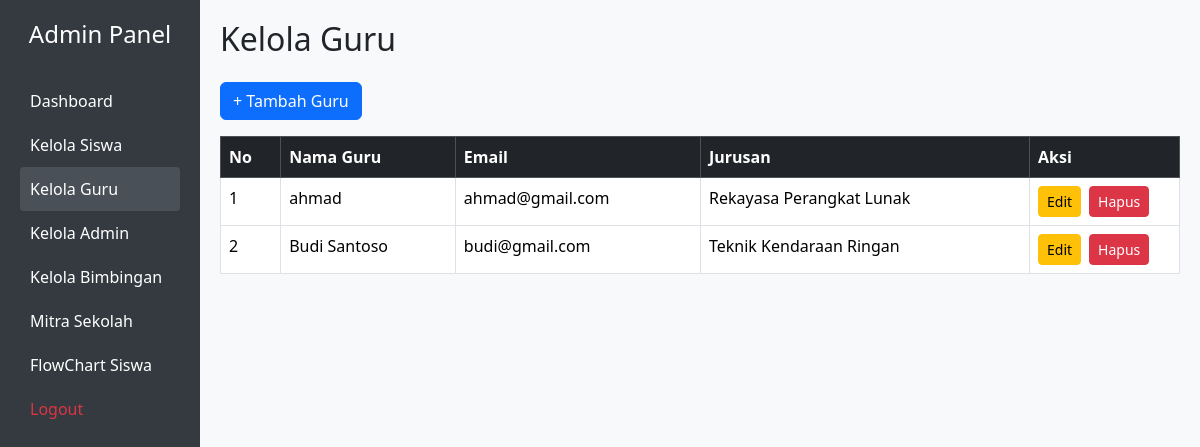
Page /admin/view/kelola_guru.php (signed in) on the committed database.
### tables this page shows
CREATE TABLE `dataguru` (
  `id_guru` int(11) NOT NULL,
  `nama_guru` varchar(100) DEFAULT NULL,
  `email` varchar(100) DEFAULT NULL,
  `password` varchar(255) DEFAULT NULL,
  `jurusan` varchar(255) DEFAULT NULL
);

### admin/view/kelola_guru.php (the view, shortened to what this page needs)
<?php
require_once dirname(__DIR__) . "/config/database.php";
$result = $koneksi->query("SELECT * FROM dataguru ORDER BY nama_guru ASC");
include "template/header.php";
?>
<h2 class="mb-4">Kelola Guru</h2>
<a href="tambah_guru.php" class="btn btn-primary mb-3">+ Tambah Guru</a>
<div class="table-responsive">
    <table class="table table-bordered table-hover">
        <thead class="table-dark">
            <tr>
                <th>No</th>
                <th>Nama Guru</th>
                <th>Email</th>
                <th>Jurusan</th>
                <th width="150px">Aksi</th>
            </tr>
        </thead>
        <tbody>
            <?php if ($result && $result->num_rows > 0): ?>
                <?php $no = 1; while ($row = $result->fetch_assoc()): ?>
                    <?php $idg = (int)$row['id_guru']; ?>
                    <tr>
                        <td><?php echo $no++; ?></td>
                        <td><?php echo htmlspecialchars($row['nama_guru']); ?></td>
                        <td><?php echo htmlspecialchars($row['email']); ?></td>
                        <td><?php echo htmlspecialchars($row['jurusan']); ?></td>
                        <td>
                            <div class="d-flex gap-2">
                                <a href="edit_guru.php?id=<?php echo $idg; ?>" class="btn btn-sm btn-warning">Edit</a>
                                <a href="../controller/HapusGuru.php?id=<?php echo $idg; ?>"
                                   class="btn btn-sm btn-danger"
                                   onclick="return confirm('Yakin hapus data ini?')">Hapus</a>
                            </div>
                        </td>
                    </tr>
                <?php endwhile; ?>
            <?php else: ?>
                <tr>
                    <td colspan="5" class="text-center">Tidak ada data guru.</td>
                </tr>
            <?php endif; ?>
        </tbody>
    </table>
</div>
<?php include "template/footer.php"; ?>

### admin/view/template/header.php (style rules this page uses)
body { background-color: #f8f9fa; }

### rows in the picture
dataguru: nama_guru "ahmad", email "ahmad@gmail.com", jurusan "Rekayasa Perangkat Lunak"
dataguru: nama_guru "Budi Santoso", email "budi@gmail.com", jurusan "Teknik Kendaraan Ringan"
